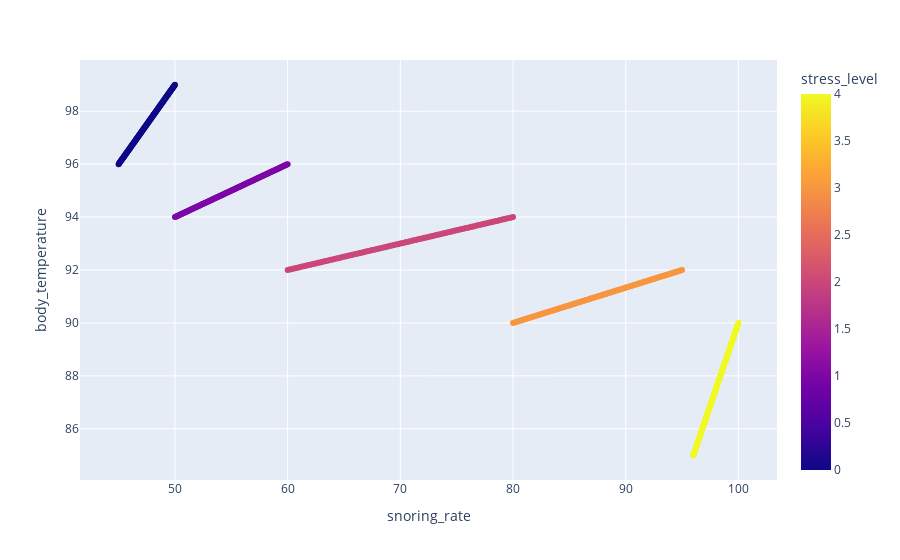

Write notebook code for a chart like this one.
### Code cell
figure[1]

### Figure 1 — Plotly figure (JSON) as saved in the notebook; plotly's stock layout.template omitted (floating-point values rounded to 4 significant figures; data arrays with more than 128 entries replaced by an {"elided": "..."} marker saying what was removed)
{"data": [{"hovertemplate": "snoring_rate=%{x}<br>body_temperature=%{y}<br>stress_level=%{marker.color}<extra></extra>", "legendgroup": "", "marker": {"color": {"elided": "630 int values"}, "coloraxis": "coloraxis", "symbol": "circle"}, "mode": "markers", "name": "", "orientation": "v", "showlegend": false, "type": "scatter", "x": {"elided": "630 float values"}, "xaxis": "x", "y": {"elided": "630 float values"}, "yaxis": "y"}], "layout": {"coloraxis": {"colorbar": {"title": {"text": "stress_level"}}, "colorscale": [[0, "#0d0887"], [0.1111, "#46039f"], [0.2222, "#7201a8"], [0.3333, "#9c179e"], [0.4444, "#bd3786"], [0.5556, "#d8576b"], [0.6667, "#ed7953"], [0.7778, "#fb9f3a"], [0.8889, "#fdca26"], [1, "#f0f921"]]}, "legend": {"tracegroupgap": 0}, "margin": {"t": 60}, "xaxis": {"anchor": "y", "domain": [0, 1], "title": {"text": "snoring_rate"}}, "yaxis": {"anchor": "x", "domain": [0, 1], "title": {"text": "body_temperature"}}}}
